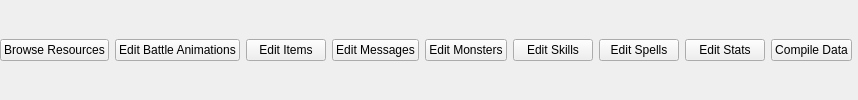
     <widget class="QWidget" name="widget_7" native="true">
      <property name="sizePolicy">
       <sizepolicy hsizetype="Preferred" vsizetype="Fixed">
        <horstretch>0</horstretch>
        <verstretch>0</verstretch>
       </sizepolicy>
      </property>
      <layout class="QHBoxLayout" name="horizontalLayout_4">
       <property name="leftMargin">
        <number>0</number>
       </property>
       <property name="topMargin">
        <number>0</number>
       </property>
       <property name="rightMargin">
        <number>0</number>
       </property>
       <property name="bottomMargin">
        <number>0</number>
       </property>
       <item>
        <widget class="QPushButton" name="btnBrowseResources">
         <property name="sizePolicy">
          <sizepolicy hsizetype="Fixed" vsizetype="Fixed">
           <horstretch>0</horstretch>
           <verstretch>0</verstretch>
          </sizepolicy>
         </property>
         <property name="text">
          <string>Browse Resources</string>
         </property>
        </widget>
       </item>
       <item>
        <widget class="QPushButton" name="btnEditBattleAnimations">
         <property name="sizePolicy">
          <sizepolicy hsizetype="Fixed" vsizetype="Fixed">
           <horstretch>0</horstretch>
           <verstretch>0</verstretch>
          </sizepolicy>
         </property>
         <property name="text">
          <string>Edit Battle Animations</string>
         </property>
        </widget>
       </item>
       <item>
        <widget class="QPushButton" name="btnEditItems">
         <property name="sizePolicy">
          <sizepolicy hsizetype="Fixed" vsizetype="Fixed">
           <horstretch>0</horstretch>
           <verstretch>0</verstretch>
          </sizepolicy>
         </property>
         <property name="text">
          <string>Edit Items</string>
         </property>
        </widget>
       </item>
       <item>
        <widget class="QPushButton" name="btnEditMessages">
         <property name="sizePolicy">
          <sizepolicy hsizetype="Fixed" vsizetype="Fixed">
           <horstretch>0</horstretch>
           <verstretch>0</verstretch>
          </sizepolicy>
         </property>
         <property name="text">
          <string>Edit Messages</string>
         </property>
        </widget>
       </item>
       <item>
        <widget class="QPushButton" name="btnEditMonsters">
         <property name="sizePolicy">
          <sizepolicy hsizetype="Fixed" vsizetype="Fixed">
           <horstretch>0</horstretch>
           <verstretch>0</verstretch>
          </sizepolicy>
         </property>
         <property name="text">
          <string>Edit Monsters</string>
         </property>
        </widget>
       </item>
       <item>
        <widget class="QPushButton" name="btnEditSkills">
         <property name="sizePolicy">
          <sizepolicy hsizetype="Fixed" vsizetype="Fixed">
           <horstretch>0</horstretch>
           <verstretch>0</verstretch>
          </sizepolicy>
         </property>
         <property name="text">
          <string>Edit Skills</string>
         </property>
        </widget>
       </item>
       <item>
        <widget class="QPushButton" name="btnEditSpells">
         <property name="sizePolicy">
          <sizepolicy hsizetype="Fixed" vsizetype="Fixed">
           <horstretch>0</horstretch>
           <verstretch>0</verstretch>
          </sizepolicy>
         </property>
         <property name="text">
          <string>Edit Spells</string>
         </property>
        </widget>
       </item>
       <item>
        <widget class="QPushButton" name="btnEditStats">
         <property name="sizePolicy">
          <sizepolicy hsizetype="Fixed" vsizetype="Fixed">
           <horstretch>0</horstretch>
           <verstretch>0</verstretch>
          </sizepolicy>
         </property>
         <property name="text">
          <string>Edit Stats</string>
         </property>
        </widget>
       </item>
       <item>
        <widget class="QPushButton" name="btnCompileData">
         <property name="sizePolicy">
          <sizepolicy hsizetype="Fixed" vsizetype="Fixed">
           <horstretch>0</horstretch>
           <verstretch>0</verstretch>
          </sizepolicy>
         </property>
         <property name="text">
          <string>Compile Data</string>
         </property>
        </widget>
       </item>
       <item>
        <widget class="QWidget" name="widget_21" native="true"/>
       </item>
      </layout>
     </widget>
